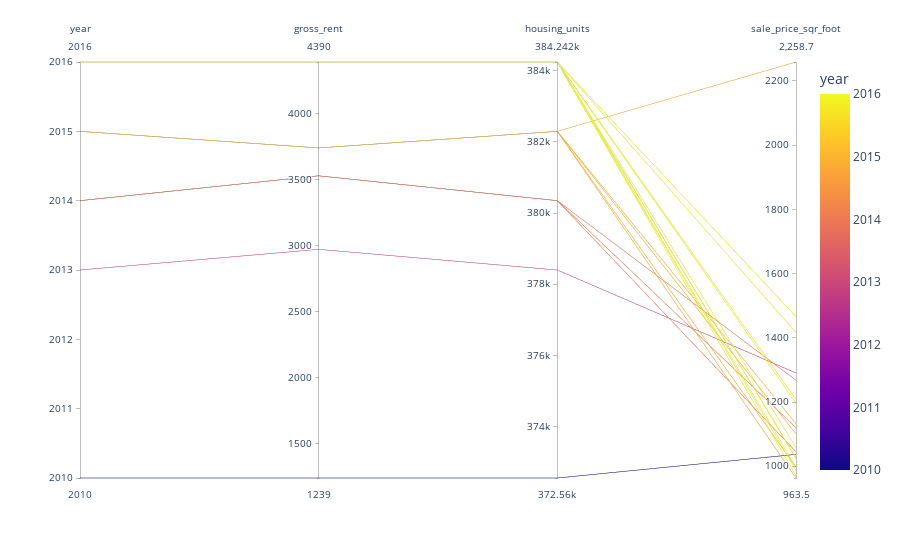

Notebook code cell kept with this figure:
### Code cell
# Parallel Coordinates Plot
# YOUR CODE HERE!
px.parallel_coordinates(sfo_sale_expense, color="year")

### Figure 1 — Plotly figure (JSON) as saved in the notebook; plotly's stock layout.template omitted (floating-point values rounded to 4 significant figures)
{"data": [{"dimensions": [{"label": "year", "values": [2015, 2016, 2016, 2013, 2014, 2016, 2016, 2015, 2014, 2015, 2016, 2014, 2010, 2016, 2016, 2015, 2016, 2016, 2016, 2015]}, {"label": "gross_rent", "values": [3739, 4390, 4390, 2971, 3528, 4390, 4390, 3739, 3528, 3739, 4390, 3528, 1239, 4390, 4390, 3739, 4390, 4390, 4390, 3739]}, {"label": "housing_units", "values": [382295, 384242, 384242, 378401, 380348, 384242, 384242, 382295, 380348, 382295, 384242, 380348, 372560, 384242, 384242, 382295, 384242, 384242, 384242, 382295]}, {"label": "sale_price_sqr_foot", "values": [2259.0, 1466.0, 1417.0, 1290.0, 1268.0, 1208, 1197.0, 1133.0, 1120.0, 1101.0, 1059.0, 1045.0, 1037.0, 1027.0, 1024.0, 997.0, 996.4, 986.8, 970.1, 963.5]}], "domain": {"x": [0, 1], "y": [0, 1]}, "line": {"color": [2015, 2016, 2016, 2013, 2014, 2016, 2016, 2015, 2014, 2015, 2016, 2014, 2010, 2016, 2016, 2015, 2016, 2016, 2016, 2015], "coloraxis": "coloraxis"}, "name": "", "type": "parcoords"}], "layout": {"autosize": true, "coloraxis": {"colorbar": {"title": {"text": "year"}}, "colorscale": [[0, "#0d0887"], [0.1111, "#46039f"], [0.2222, "#7201a8"], [0.3333, "#9c179e"], [0.4444, "#bd3786"], [0.5556, "#d8576b"], [0.6667, "#ed7953"], [0.7778, "#fb9f3a"], [0.8889, "#fdca26"], [1, "#f0f921"]]}, "legend": {"tracegroupgap": 0}, "margin": {"t": 60}}}
